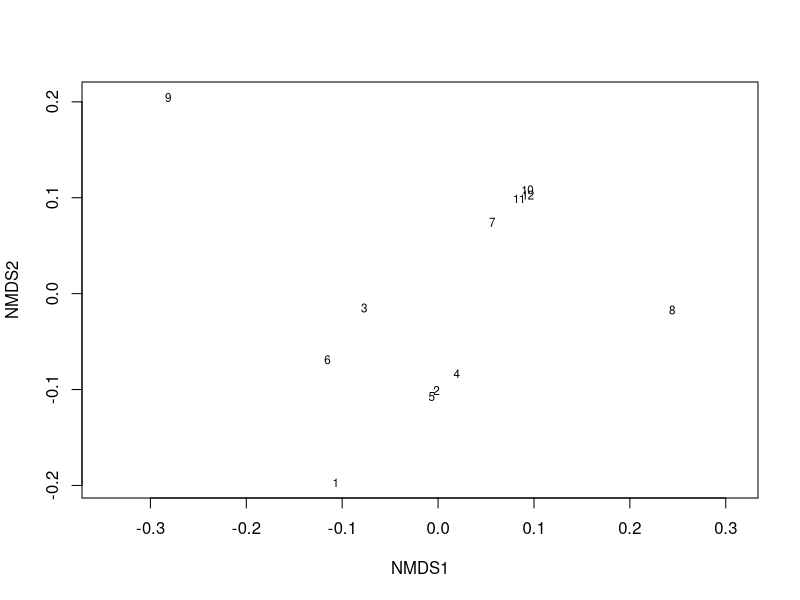

This chart was generated by the following R code: (Note: this script raises an error after producing the figure.)
library(vegan)
library(fields)
library(MASS)
library(ggplot2)
library(ggforce)

cols<-c("#ED8636","#0433FF")

#####  Read the data for RTE protoemics  
rte_bio<-read.csv('Data/RTE_BioRep12.csv', header=T)
rte_bio1=t(rte_bio)
rte_bio2<-rte_bio1[-c(1:2),]
rte_bio3<-apply(rte_bio2,2,as.numeric)

#run NMDS
rtebio1<-metaMDS(rte_bio3)
ordiplot(rtebio1,type= "text", display="sites" )


## Plot the results
rte1 = as.data.frame(scores(rtebio1))
rte1$site<-c(rep("N", times=3),rep("O", times=3),rep("N", times=3),rep("O", times=3))
rte1$Origin<-c(rep("Nearshore", times=6),rep("Offshore", times=6))

ggplot(rte1, aes(x=NMDS1,y=NMDS2,color=Origin,shape=site)) + 
    geom_point(size=3.5) + theme_bw() +
    theme(legend.text = element_text(size=12), legend.title = element_text(size=13))+
    scale_shape_manual(values=c(19,17), name="Transplant site",labels=c("Nearshore", "Offshore"))+
    xlab("Axis 1") + ylab("Axis 2")+
    theme(axis.text=element_text(size=10))+
    scale_color_manual(values=paste0(cols,"CC"))+
    guides(shape = guide_legend(order = 2),color=guide_legend(order=1))+
    geom_ellipse(aes(x0=-0.06, y0=-0.11, a=.12, b=.12, angle=10), color=cols[1])+
    geom_ellipse(aes(x0=0, y0=0.095, a=.33, b=0.06, angle=207), color=cols[2])+
    theme(axis.text = element_text(size=12), axis.title = element_text(size=13))

ggsave("./Output/RTE_nmds.ellipse2.pdf", height = 5, width = 6.8)

### legends inside the plot for PNAS ####
ggplot(rte1, aes(x=NMDS1,y=NMDS2,color=Origin,shape=site)) + 
    geom_point(size=3.5) + theme_bw() +
    theme(legend.text = element_text(size=12), legend.title = element_text(size=13))+
    scale_shape_manual(values=c(19,17), name="Transplant site",labels=c("Nearshore", "Offshore"))+
    xlab("Axis 1") + ylab("Axis 2")+
    theme(axis.text=element_text(size=10))+
    scale_color_manual(values=paste0(cols,"CC"))+
    theme(legend.position = "none")+ 
    geom_ellipse(aes(x0=-0.06, y0=-0.11, a=.12, b=.12, angle=10), color=cols[1])+
    geom_ellipse(aes(x0=0, y0=0.095, a=.33, b=0.06, angle=207), color=cols[2])+
    theme(axis.text = element_text(size=12), axis.title = element_text(size=13))+
    annotate(geom="text", x=.18, y=.24, label="Origin",size=3.5, hjust=0)+
    annotate("point", x = .19, y =0.22 , colour = cols[1], size=3.5)+
    annotate(geom="text", x=.21, y=.22, label="Nearshore",color =cols[1], size=3.5, hjust=0)+
    annotate("point",  x = .19, y =0.2 ,colour = cols[2], size=3.5)+
    annotate(geom="text", x=.21, y=.2, label="Offshore",color =cols[2], size=3.5, hjust=0)+
    annotate(geom="text", x=.18, y=-0.18, label="Transplant site",size=3.5, hjust=0)+
    geom_text(aes(x=.19, y=-0.22), label = "▲", size = 3.5, family = "HiraKakuPro-W3", color=1)+
    annotate(geom="text", x=.21, y=-0.22, label="Offshore",color =1, size=3.5, hjust=0)+
    annotate("point", x = .19, y =-0.2 , colour = 1, size=3.5)+
    annotate(geom="text", x=.21, y=-.2, label="Nearshore",color =1, size=3.5, hjust=0)
ggsave("Output/RTE_nmds.legendInside.pdf", height = 5, width = 5)
